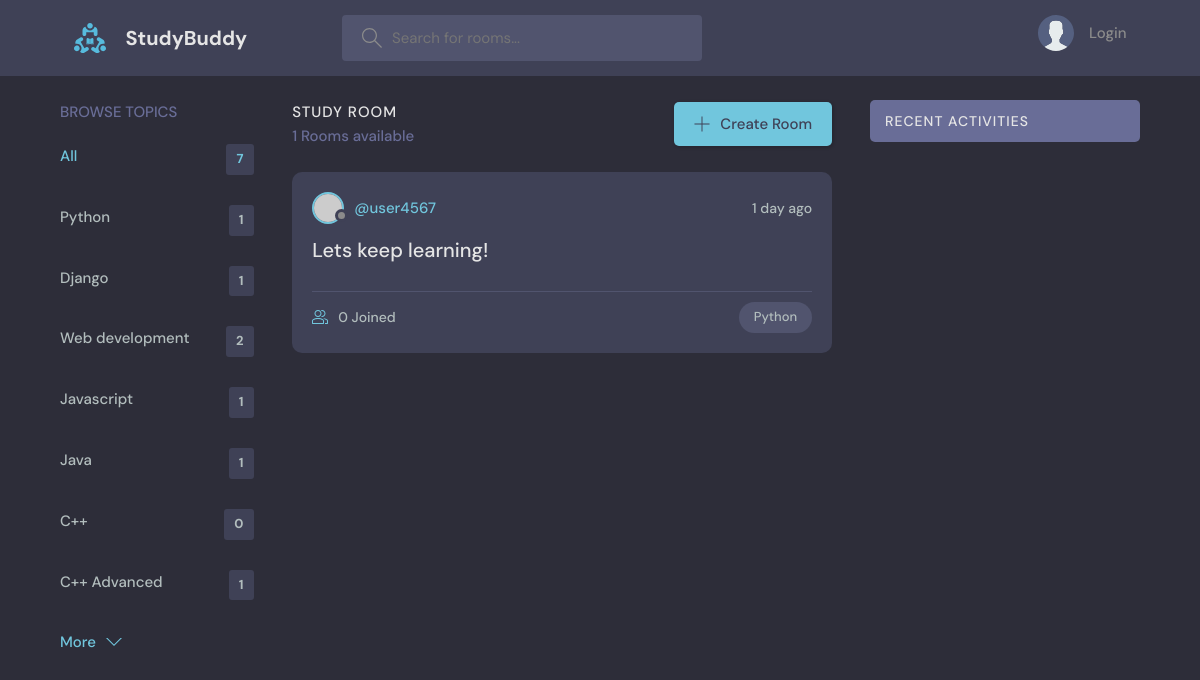
Page /?q=Python on the committed database.
### base/models.py (models this page shows, shortened)
class Topic(models.Model):
    name = models.CharField(max_length=200)

class Room(models.Model):
    host = models.ForeignKey(User, on_delete=models.SET_NULL, null=True)
    topic = models.ForeignKey(Topic, on_delete=models.SET_NULL, null=True) # When the room is deleted, topic is set to null
    name = models.CharField(max_length=200)
    description = models.TextField(null=True, blank=True)
    participants = models.ManyToManyField(User, related_name='participants', blank=True)
    updated = models.DateTimeField(auto_now=True)
    created = models.DateTimeField(auto_now_add=True)
    class Meta:
        ordering = ['-updated', '-created']

### base/views.py (the view)
# urls.py: path('', views.home, name='home'),
def home(request):
    q = request.GET.get('q') if request.GET.get('q') != None else ""
    rooms = Room.objects.filter(
        Q(topic__name__icontains=q) |
        Q(name__icontains=q) |
        Q(description__icontains=q)
     )
    topics = Topic.objects.all()
    room_count = rooms.count()
    room_messages = Message.objects.filter(Q(room__topic__name__icontains=q))
    context = {'rooms': rooms, 'topics':topics, 'room_count':room_count, 'room_messages':room_messages}
    return render(request, 'base/home.html', context)

### base/templates/base/home.html (shortened to what this page needs)
{% extends 'main.html' %}
{% block content %}
<main class="layout layout--3">
    <div class="container">
      {% include 'base/topics_component.html' %}
      <div class="roomList">
        <div class="roomList__header">
          <div>
            <h2>Study Room</h2>
            <p>{{room_count}} Rooms available</p>
          </div>
          <a class="btn btn--main" href="{% url 'CreateRoom' %}">
            <svg version="1.1" xmlns="http://www.w3.org/2000/svg" width="32" height="32" viewBox="0 0 32 32">
              <title>add</title>
              <path
                d="M16.943 0.943h-1.885v14.115h-14.115v1.885h14.115v14.115h1.885v-14.115h14.115v-1.885h-14.115v-14.115z"
              ></path>
            </svg>
            Create Room
          </a>
        </div>
        {% include 'base/feed_component.html' %}
      </div>
      {% include 'base/activity_component.html' %}
    </div>
  </main>
{% endblock content %}

### base/templates/base/topics_component.html
<div class="topics">
  <div class="topics__header">
    <h2>Browse Topics</h2>
  </div>
  <ul class="topics__list">
    <li>
      <a href="{% url 'home' %}" class="active">All <span>{{topics.count}}</span></a>
    </li>
    {% for topic in topics %}
    <li>
      <a href="{% url 'home' %}?q={{topic.name}}">{{topic.name}}<span>{{topic.room_set.all.count}}</span></a>
    </li>
    {% endfor %}
  </ul>
  <a class="btn btn--link" href="topics.html">
    More
    <svg version="1.1" xmlns="http://www.w3.org/2000/svg" width="32" height="32" viewBox="0 0 32 32">
      <title>chevron-down</title>
      <path d="M16 21l-13-13h-3l16 16 16-16h-3l-13 13z"></path>
    </svg>
  </a>
</div>

### base/templates/base/feed_component.html (shortened to what this page needs)
{% for room in rooms %}
<div class="roomListRoom">
    <div class="roomListRoom__header">
      <a href="{% url 'UserProfile' room.host.id %}" class="roomListRoom__author">
        <div class="avatar avatar--small">
          <img src="https://randomuser.me/api/portraits/women/11.jpg" />
        </div>
        <span>@{{room.host.username}}</span>
      </a>
      <div class="roomListRoom__actions">
        <span>{{room.created|timesince}} ago</span>
      </div>
    </div>
    <div class="roomListRoom__content">
      <a href="{% url 'room' room.id %}">{{room.name}}</a>
    </div>
    <div class="roomListRoom__meta">
      <a href="{% url 'room' room.id %}" class="roomListRoom__joined">
        {{room.participants.all.count}} Joined
      </a>
      <p class="roomListRoom__topic">{{room.topic.name}}</p>
    </div>
</div>
{% endfor %}

### static/styles/style.css (style rules this page uses)
:root { --color-main: #71c6dd; --color-main-light: #e1f6fb; --color-dark: #3f4156; --color-dark-medium: #51546e; --color-dark-light: #696d97; --color-light: #e5e5e5; --color-gray: #8b8b8b; --color-light-gray: #b2bdbd; --color-bg: #2d2d39; --color-success: #5dd693; --color-error: #fc4b0b; }
* { font-family: "DM Sans", -apple-system, BlinkMacSystemFont, "Segoe UI", Roboto, Oxygen, Ubuntu, Cantarell, "Open Sans", "Helvetica Neue", sans-serif; margin: 0; padding: 0; box-sizing: border-box; text-rendering: optimizeLegibility; font-size: inherit; }
html { font-size: 56.25%; }
@media only screen and (min-width: 1200px) { html { font-size: 62.5%; } }
body { line-height: 1.6; font-weight: 400; font-size: 1.5rem; color: var(--color-light-gray); background-color: var(--color-bg); min-height: 100vh; }
img { width: 100%; }
a { display: inline-block; color: var(--color-main); text-decoration: none; }
.container { max-width: 120rem; width: 90%; margin: auto; }
.btn { background-color: transparent; border: none; display: inline-flex; align-items: center; gap: 1rem; cursor: pointer; transition: all ease-in-out 0.3s; padding: 1rem 2rem; border-radius: 5px; box-shadow: 1px 1px 3px 1px rgba(0, 0, 0, 0.15); font-weight: 500; }
.btn--link { border-radius: 0; padding: 0; color: var(--color-main); box-shadow: none; }
.btn--main { background-color: var(--color-main); color: var(--color-dark); }
.btn > svg { fill: currentColor; width: 1.6rem; height: 1.6rem; }
.avatar { position: relative; display: inline-block; border-radius: 50%; border: 2px solid var(--color-main); }
.avatar img { display: block; border-radius: 50%; object-fit: cover; object-position: center; }
.avatar::after { content: ""; display: block; position: absolute; background-color: var(--color-gray); z-index: 111; border-radius: 50%; border: 0.3rem solid var(--color-dark); }
.avatar.avatar--small img { width: 2.8rem; height: 2.8rem; }
.avatar.avatar--small:after { width: 0.7rem; height: 0.7rem; bottom: 0px; right: -6px; }
.layout { margin-top: 2.4rem; }
.layout > .container { display: flex; justify-content: space-between; align-items: flex-start; }
.layout--3 > .container > div:first-child { flex-basis: 18%; max-width: 22.5rem; }
.layout--3 > .container > div:nth-child(2) { flex-basis: 50%; }
.topics__header { margin-bottom: 2rem; }
.topics__header h2 { text-transform: uppercase; font-weight: 500; color: var(--color-dark-light); }
.topics__list { list-style: none; }
.topics__list li a { display: flex; justify-content: space-between; margin-bottom: 3rem; font-weight: 500; color: var(--color-light-gray); transition: all 0.3s ease-in-out; }
.topics__list li a.active, .topics__list li a:hover { color: var(--color-main); }
.topics__list li a span { padding: 0.5rem 1rem; background-color: var(--color-dark); border-radius: 3px; font-size: 1.3rem; font-weight: 700; letter-spacing: 1px; }
.roomList__header { display: flex; justify-content: space-between; align-items: center; margin-bottom: 2.4rem; }
.roomList__header h2 { text-transform: uppercase; font-weight: 500; color: var(--color-light); letter-spacing: 1px; }
.roomList__header p { font-weight: 500; color: var(--color-dark-light); }
.roomListRoom { margin-bottom: 2.4rem; background-color: var(--color-dark); border-radius: 1rem; padding: 2rem; }
.roomListRoom__header { display: flex; justify-content: space-between; align-items: center; }
.roomListRoom__author { font-weight: 500; display: flex; align-items: center; gap: 1rem; }
.roomListRoom__actions { display: flex; align-items: flex-start; gap: 1rem; position: relative; }
.roomListRoom__actions span { font-size: 1.4rem; font-weight: 500; }
.roomListRoom__content { margin: 1rem 0; }
.roomListRoom__content a { font-size: 2rem; font-weight: 500; margin-bottom: 1.5rem; color: var(--color-light); transition: all 0.3s ease-in-out; }
.roomListRoom__meta { border-top: 1px solid var(--color-dark-medium); padding-top: 1rem; display: flex; align-items: center; justify-content: space-between; }
.roomListRoom__joined { color: var(--color-light-gray); display: flex; align-items: center; gap: 1rem; font-size: 1.4rem; font-weight: 500; }
.roomListRoom__joined svg { fill: var(--color-main); width: 1.6rem; height: 1.6rem; }
.roomListRoom__topic { padding: 5px 1.5rem; background-color: var(--color-dark-medium); border-radius: 5rem; font-weight: 500; font-size: 1.3rem; }

### rows in the picture
Topic: name "Python", room_set.all.count "1"
Topic: name "Django", room_set.all.count "1"
Topic: name "Web development", room_set.all.count "2"
Topic: name "Javascript", room_set.all.count "1"
Topic: name "Java", room_set.all.count "1"
Topic: name "C++", room_set.all.count "0"
Topic: name "C++ Advanced", room_set.all.count "1"
Room: host.username "user4567", created "1 day", name "Lets keep learning!", participants.all.count "0", topic.name "Python"

### other values in the picture
{{ topics.count }} "7"
{{ room_count }} "1"
